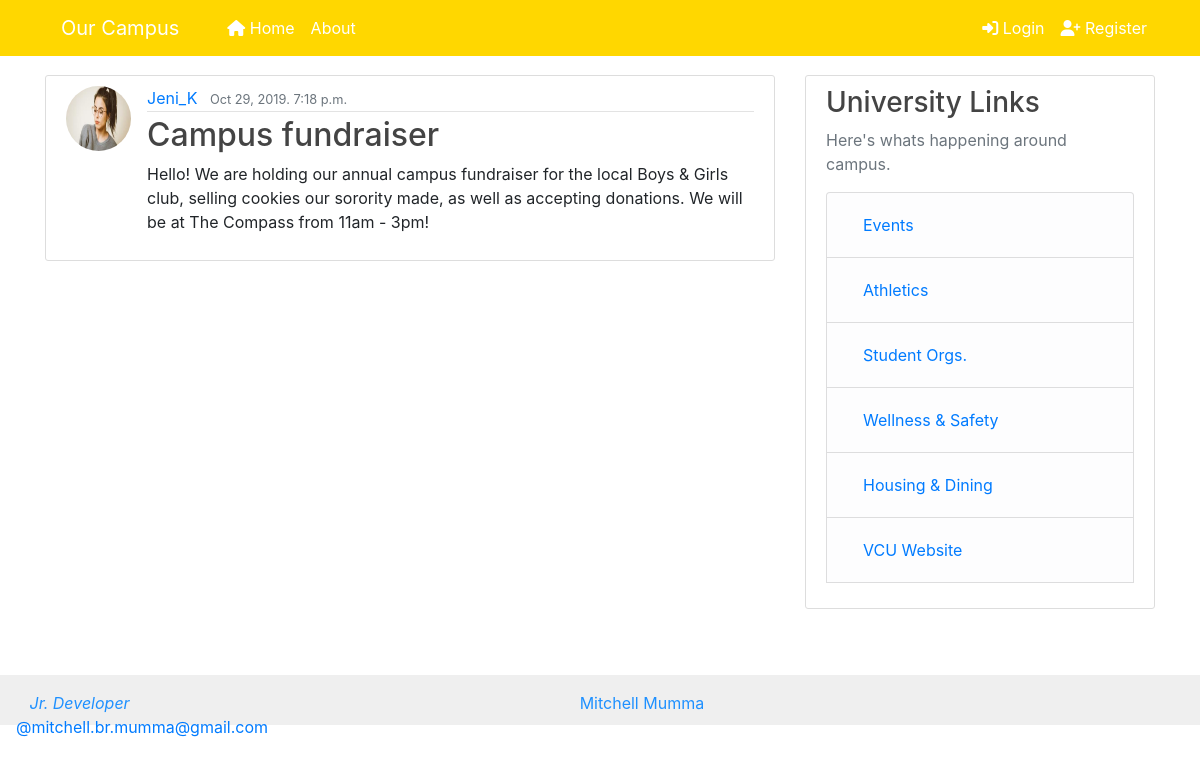
Page /post/23/ on the committed database.
### blog/models.py (models this page shows, shortened)
class Post(models.Model):
    title = models.CharField(max_length=100)
    content = models.TextField()
    date_posted = models.DateTimeField(default=timezone.now)
    author = models.ForeignKey(User, on_delete=models.CASCADE)

### users/models.py (models this page shows, shortened)
class Profile(models.Model):
    user = models.OneToOneField(User, on_delete=models.CASCADE)
    image = models.ImageField(default='default.jpg', upload_to='profile_pics')

### blog/views.py (the view)
# urls.py: path('post/<int:pk>/', PostDetailView.as_view(), name='post-detail'),
class PostDetailView(DetailView):
    model = Post

### blog/templates/blog/post_detail.html (shortened to what this page needs)
{% extends "blog/base.html" %}
{% block content %}
  <article class="media content-section">
    <img class="rounded-circle article-img" src="{{ object.author.profile.image.url }}">
    <div class="media-body">
      <div class="article-metadata">
        <a class="mr-2" href="{% url 'user-posts' object.author.username %}">{{ object.author }}</a>
        <small class="text-muted">{{ object.date_posted|date:"M d, Y. g:i a" }}</small>
      </div>
      <h2 class="article-title">{{ object.title }}</h2>
      <p class="article-content">{{ object.content }}</p>
    </div>
  </article>
{% endblock content %}

### blog/static/blog/main.css (style rules this page uses)
body { position: relative; margin: 0; padding-top: 75px; padding-bottom: 6rem; height: 10%; }
h1, h2, h3, h4, h5, h6 { color: #444444; }
.content-section { background: #ffffff; padding: 10px 20px; border: 1px solid #dddddd; border-radius: 3px; margin-bottom: 20px; }
.article-title { color: #444444; }
.article-content { white-space: pre-line; }
.article-img { height: 65px; width: 65px; margin-right: 16px; }
.article-metadata { padding-bottom: 1px; margin-bottom: 4px; border-bottom: 1px solid #e3e3e3 }

### rows in the picture
Post: author.profile.image (picture), author "Jeni_K", date_posted "Oct 29, 2019. 7:18 p.m.", title "Campus fundraiser", content "Hello! We are holding our annual campus fundraiser for the local Boys & Girls club, selling cookies our sorority made, as well as accepting donations. We will be at The Compass from 11am - 3pm!"
